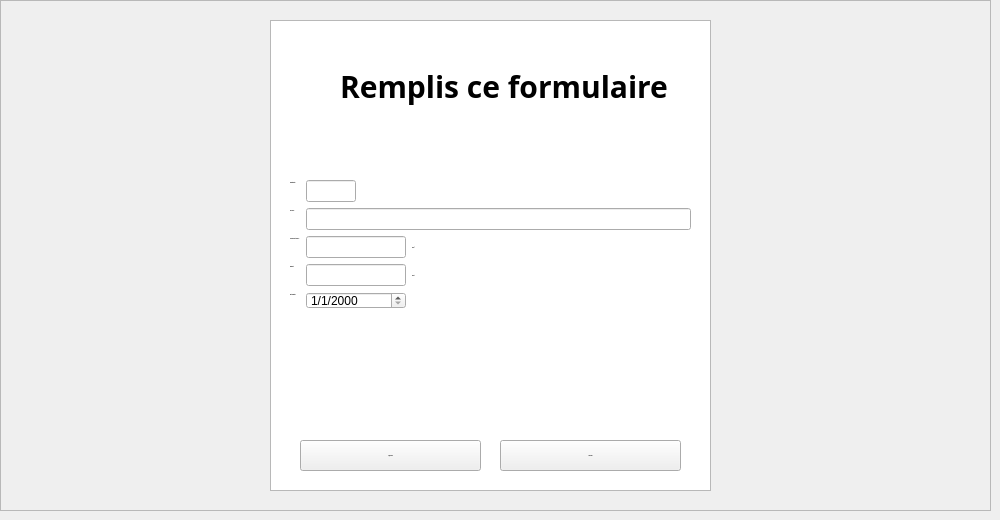
          <widget class="QWidget" name="ajouter">
           <attribute name="title">
            <string>Ajouter</string>
           </attribute>
           <widget class="QFrame" name="frame">
            <property name="geometry">
             <rect>
              <x>0</x>
              <y>0</y>
              <width>991</width>
              <height>511</height>
             </rect>
            </property>
            <property name="frameShape">
             <enum>QFrame::StyledPanel</enum>
            </property>
            <property name="frameShadow">
             <enum>QFrame::Raised</enum>
            </property>
            <widget class="QFrame" name="frame_2">
             <property name="geometry">
              <rect>
               <x>270</x>
               <y>20</y>
               <width>441</width>
               <height>471</height>
              </rect>
             </property>
             <property name="frameShape">
              <enum>QFrame::StyledPanel</enum>
             </property>
             <property name="frameShadow">
              <enum>QFrame::Raised</enum>
             </property>
             <widget class="QPushButton" name="pushButton">
              <property name="geometry">
               <rect>
                <x>30</x>
                <y>420</y>
                <width>181</width>
                <height>31</height>
               </rect>
              </property>
              <property name="font">
               <font>
                <family>century gothic</family>
                <pointsize>-1</pointsize>
                <weight>75</weight>
                <bold>true</bold>
               </font>
              </property>
              <property name="text">
               <string>AJOUTER</string>
              </property>
             </widget>
             <widget class="QPushButton" name="pushButton_8">
              <property name="geometry">
               <rect>
                <x>230</x>
                <y>420</y>
                <width>181</width>
                <height>31</height>
               </rect>
              </property>
              <property name="font">
               <font>
                <family>century gothic</family>
                <pointsize>-1</pointsize>
                <weight>75</weight>
                <bold>true</bold>
               </font>
              </property>
              <property name="text">
               <string>Anuuler</string>
              </property>
             </widget>
             <widget class="QLabel" name="label_69">
              <property name="geometry">
               <rect>
                <x>70</x>
                <y>20</y>
                <width>331</width>
                <height>91</height>
               </rect>
              </property>
              <property name="font">
               <font>
                <family>century gothic</family>
                <pointsize>-1</pointsize>
                <weight>75</weight>
                <bold>true</bold>
               </font>
              </property>
              <property name="styleSheet">
               <string notr="true">font-family:century gothic;
font-size:30px;</string>
              </property>
              <property name="text">
               <string>Remplis ce formulaire</string>
              </property>
             </widget>
            </widget>
            <widget class="QGraphicsView" name="graphicsView_13">
             <property name="geometry">
              <rect>
               <x>270</x>
               <y>20</y>
               <width>441</width>
               <height>471</height>
              </rect>
             </property>
             <property name="styleSheet">
              <string notr="true">border-image: url(:/images/Chantier_Numerique.jpg);
border-radius:15px;</string>
             </property>
            </widget>
            <widget class="QWidget" name="formLayoutWidget">
             <property name="geometry">
              <rect>
               <x>290</x>
               <y>180</y>
               <width>401</width>
               <height>141</height>
              </rect>
             </property>
             <layout class="QFormLayout" name="formLayout">
              <item row="0" column="0">
               <widget class="QLabel" name="label">
                <property name="font">
                 <font>
                  <family>century gothic</family>
                  <pointsize>-1</pointsize>
                  <weight>75</weight>
                  <bold>true</bold>
                 </font>
                </property>
                <property name="text">
                 <string>Identifiant :</string>
                </property>
               </widget>
              </item>
              <item row="0" column="1">
               <widget class="QLineEdit" name="lineeditid">
                <property name="maximumSize">
                 <size>
                  <width>50</width>
                  <height>16777215</height>
                 </size>
                </property>
               </widget>
              </item>
              <item row="1" column="0">
               <widget class="QLabel" name="label_2">
                <property name="font">
                 <font>
                  <family>century gothic</family>
                  <pointsize>-1</pointsize>
                  <weight>75</weight>
                  <bold>true</bold>
                 </font>
                </property>
                <property name="text">
                 <string>Adresse :</string>
                </property>
               </widget>
              </item>
              <item row="1" column="1">
               <widget class="QLineEdit" name="lineEditadres">
                <property name="minimumSize">
                 <size>
                  <width>50</width>
                  <height>0</height>
                 </size>
                </property>
               </widget>
              </item>
              <item row="2" column="0">
               <widget class="QLabel" name="label_3">
                <property name="font">
                 <font>
                  <family>century gothic</family>
                  <pointsize>-1</pointsize>
                  <weight>75</weight>
                  <bold>true</bold>
                 </font>
                </property>
                <property name="text">
                 <string>Surface de terrain : </string>
                </property>
               </widget>
              </item>
              <item row="2" column="1">
               <layout class="QHBoxLayout" name="horizontalLayout_15">
                <item>
                 <widget class="QLineEdit" name="lineEditsurface">
                  <property name="maximumSize">
                   <size>
                    <width>100</width>
                    <height>16777215</height>
                   </size>
                  </property>
                 </widget>
                </item>
                <item>
                 <widget class="QLabel" name="label_14">
                  <property name="font">
                   <font>
                    <family>century gothic</family>
                    <pointsize>-1</pointsize>
                    <weight>75</weight>
                    <bold>true</bold>
                   </font>
                  </property>
                  <property name="text">
                   <string>en m²</string>
                  </property>
                 </widget>
                </item>
               </layout>
              </item>
              <item row="3" column="0">
               <widget class="QLabel" name="label_4">
                <property name="font">
                 <font>
                  <family>century gothic</family>
                  <pointsize>-1</pointsize>
                  <weight>75</weight>
                  <bold>true</bold>
                 </font>
                </property>
                <property name="text">
                 <string>Budget :</string>
                </property>
               </widget>
              </item>
              <item row="3" column="1">
               <layout class="QHBoxLayout" name="horizontalLayout">
                <property name="spacing">
                 <number>6</number>
                </property>
                <item>
                 <widget class="QLineEdit" name="lineEditbudget">
                  <property name="maximumSize">
                   <size>
                    <width>100</width>
                    <height>16777215</height>
                   </size>
                  </property>
                 </widget>
                </item>
                <item>
                 <widget class="QLabel" name="label_13">
                  <property name="font">
                   <font>
                    <family>century gothic</family>
                    <pointsize>-1</pointsize>
                    <weight>75</weight>
                    <bold>true</bold>
                   </font>
                  </property>
                  <property name="text">
                   <string>en dt</string>
                  </property>
                 </widget>
                </item>
               </layout>
              </item>
              <item row="4" column="0">
               <widget class="QLabel" name="label_5">
                <property name="font">
                 <font>
                  <family>century gothic</family>
                  <pointsize>-1</pointsize>
                  <weight>75</weight>
                  <bold>true</bold>
                 </font>
                </property>
                <property name="text">
                 <string>Date limite :</string>
                </property>
               </widget>
              </item>
              <item row="4" column="1">
               <widget class="QDateEdit" name="dateEdit">
                <property name="minimumSize">
                 <size>
                  <width>100</width>
                  <height>0</height>
                 </size>
                </property>
                <property name="maximumSize">
                 <size>
                  <width>12</width>
                  <height>17</height>
                 </size>
                </property>
                <property name="tabletTracking">
                 <bool>false</bool>
                </property>
                <property name="displayFormat">
                 <string>d/M/yyyy</string>
                </property>
               </widget>
              </item>
             </layout>
            </widget>
            <zorder>graphicsView_13</zorder>
            <zorder>frame_2</zorder>
            <zorder>formLayoutWidget</zorder>
           </widget>
          </widget>
